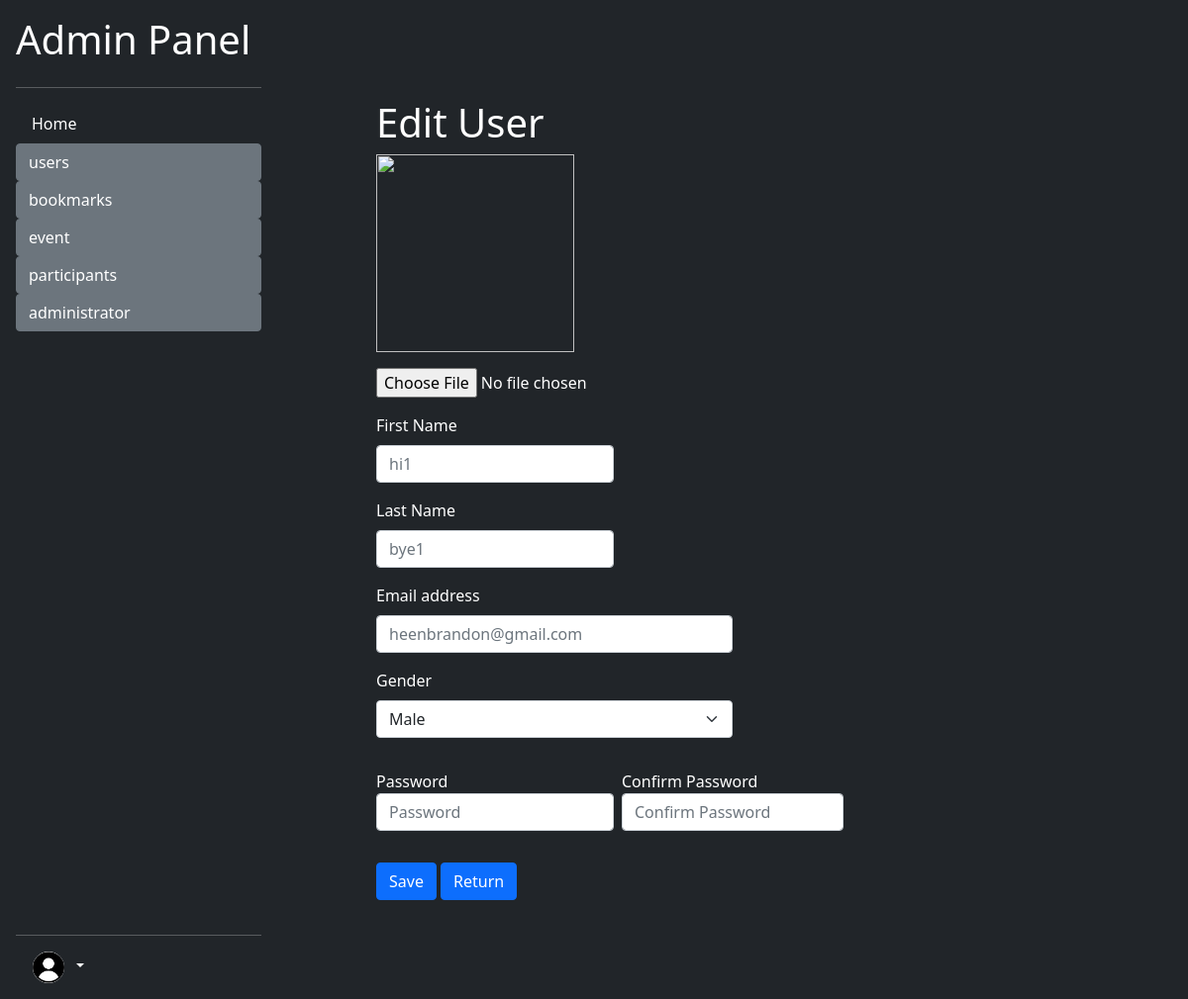
The page /admin/users/edit_user.php?user_id=1 (signed in) on the database its author committed.
### tables this page shows
CREATE TABLE `user` (
  `user_id` int(30) NOT NULL,
  `email` varchar(100) NOT NULL,
  `first_name` varchar(30) NOT NULL,
  `last_name` varchar(30) NOT NULL,
  `password` varchar(30) NOT NULL,
  `gender` varchar(1) NOT NULL
);

### env_variables.php (called while the page is built, shortened)
<?php
$sevRoot = "/WEB-Design-Assignment-DFT2S1-main";

### utility/utility.php (called while the page is built, shortened)
<?php
require_once dirname(__FILE__) . "/../env_variables.php";
class Database
{
    public $con;
    function __construct()
    {
        $this->con = mysqli_connect(self::DB_HOST, self::DB_USER, self::DB_PASSWORD, self::DB_NAME);
    }
    function select($columnArray, $whereStatements, $table = 'user')
    {
        $queryStatement = "SELECT " . array_shift($columnArray);
        foreach ($columnArray as $col) {
            $queryStatement .= ", $col";
        }
        if ($whereStatements == "") {
            $queryStatement .= " FROM $table";
        } else {
            $queryStatement .= " FROM $table WHERE $whereStatements;";
        }
        $this->queryResult = mysqli_query($this->con, $queryStatement);
        return mysqli_fetch_all($this->queryResult);
    }
}

### admin/users/edit_user.php (the view, shortened to what this page needs)
<?php
require_once dirname(__FILE__) . "/../../env_variables.php";
include "$docRoot/utility/utility.php";
$db = new Database();
$result = $db->select(array('first_name', 'last_name', 'email', 'gender'), "user_id = {$_SESSION['cur_edit_key']}", 'user')[0];
[$firstName, $lastName, $email, $gender] = $result;
?>
<!DOCTYPE html>
<html lang="en">
<head>
    <link href="https://cdn.jsdelivr.net/npm/bootstrap@5.0.2/dist/css/bootstrap.min.css" rel="stylesheet">
    <link href="../index.css" type="text/css" rel="stylesheet">
</head>
<body class="bg-dark">
    <?php
    include_once "../sidebar.php";
    ?>
    <section class="text-white">
        <h1>Edit User</h1>
        <img src="<?php echo "$sevRoot/utility/getImage.php?user_id={$_SESSION["cur_edit_key"]}" ?>" height="200" width="200" style="object-fit:cover;" alt="">
        <form class="g-3 needs-validation " action="<?php echo $_SERVER['PHP_SELF'] ?>" method="POST" enctype="multipart/form-data" novalidate>
            <div class="rounded-circle g-0 my-3" id="fileInputDiv">
                <input type="file" class="<?php if (!empty($fileErr)) echo "is-invalid"; ?>" name="file" id="fileID" accept=".gif, .jpg, .jpeg, .png" />
            </div>
            <div class="col-md-4 mb-3">
                <label for="firstNameInput" class="form-label">First Name</label>
                <input name="firstName" type="text" class="form-control " id="firstNameInput" placeholder="<?php if (isset($firstName)) echo $firstName; ?>" required>
            </div>
            <div class="col-md-4 mb-3">
                <label for="lastNameInput" class="form-label">Last Name</label>
                <input name="lastName" type="text" class="form-control" id="lastNameInput" pattern="^[a-zA-Z\s]*$" placeholder="<?php if (isset($lastName)) echo $lastName; ?>" required>
            </div>
            <div class="col-md-6 mb-3">
                <label for="emailInput" class="form-label">Email address</label>
                <input name="email" type="email" class="form-control" id="emailInput" pattern="^[a-zA-Z0-9.!#\/$%&'*+=?^_`{|}~-]+@[a-zA-Z0-9-]+(?:\.[a-zA-Z0-9-]+)*$" placeholder="<?php if (isset($email)) echo $email; ?>" required>
            </div>
            <div class="col-md-6 mb-3">
                <label for="genderSelect" class="form-label">Gender</label>
                <select name="gender" id="genderSelect" class="form-select" required>
                    <option <?php
                            if (isset($gender)  && $gender == "M") {
                                echo "value = '' selected";
                            } else {
                                echo "value = 'M'";
                            }
                            ?>>
                        Male
                    </option>
                </select>
            </div>
            <div class="col-md-8 row g-0 mb-3 pt-3">
                <div class="col-md-6 mb-3 ">
                    <label for="passwordInput">Password</label>
                    <input name="password" type="password" class="form-control m-0" id="passwordInput" placeholder="Password" required>
                </div>
                <div id="passwordErrorWrapper" class="col-md-6 mb-3 px-2">
                    <label for="confirmPasswordInput">Confirm Password</label>
                    <input name="confirmPassword" type="password" class="form-control" id="confirmPasswordInput" placeholder="Confirm Password" required>
                </div>
            </div>
            <div class="col-12">
                <button class="btn btn-primary" type="submit">Save</button>
                <a class="btn btn-primary" href="list_user.php">Return</a>
            </div>
        </form>
    </section>
</body>
</html>

### admin/index.css (style rules this page uses)
html, body { height: 100%; }
section { width: calc(100% - 280px); float: right; padding: 100px; }

### rows shown on the page
user: firstName "hi1", lastName "bye1", email "heenbrandon@gmail.com", gender "Male"

### other values the page prints
$dirOrFiles "Home"
$dir "users"
$dir "bookmarks"
$dir "event"
$dir "participants"
$dir "administrator"
